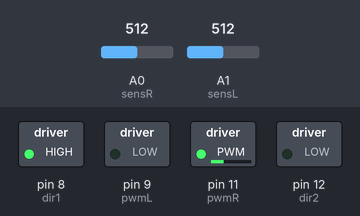
A sketch run on a simulated Arduino Uno, built with avr-gcc and run on an emulated ATmega328P. Shown: switched loads named in the sketch (green lamp = pin HIGH). Inputs (shaded band) come from the test bench; at power-on: A1 (sensL) = 512, A0 (sensR) = 512. What the sketch prints to the serial monitor is not drawn.

Above: at 1.7 s.
1.8 s: A1 (sensL) set to 110
3.3 s: A1 (sensL) set to 90
At 3.9 s:
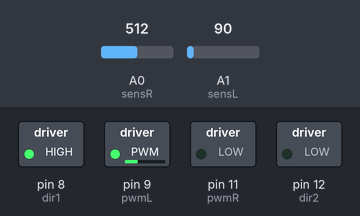
4.8 s: A0 (sensR) set to 105
6.3 s: A0 (sensR) set to 92
At 7.5 s:
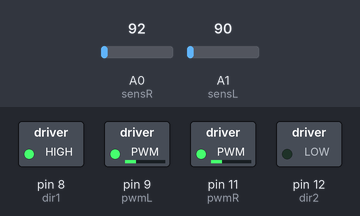
7.8 s: A0 (sensR) set to 110
At 8.5 s:
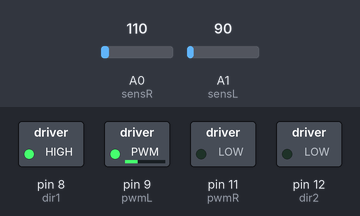
9.3 s: A0 (sensR) set to 90
At 9.9 s:
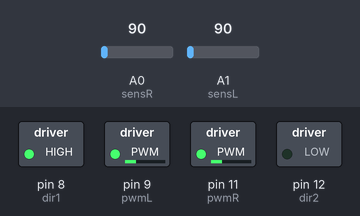
Timing chart, 0 to 11.8 s (numbered marks = the images above; inputs shaded):
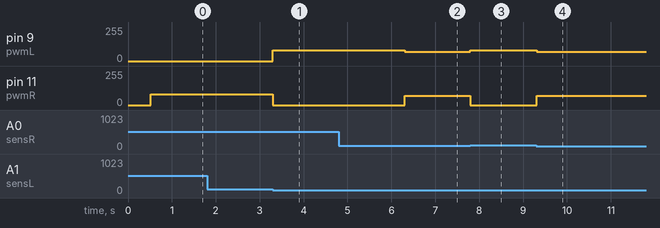

Measured:
- the behaviour switches between 101 and 100 on A1 (sensL) (found by bisection; images 0 and 1)
- the behaviour switches between 101 and 100 on A0 (sensR) (found by bisection; images 1 and 2)
- after the input at 1.8 s, every drawn part: stays the same
- after the input at 3.3 s, pin 9 (pwmL): 0/255 → 80/255 at once; pin 11 (pwmR): 80/255 → 0/255 at once
- after the input at 4.8 s, every drawn part: stays the same
- after the input at 6.3 s, pin 9 (pwmL): 80/255 → 70/255 at once; pin 11 (pwmR): 0/255 → 70/255 at once
- after the input at 7.8 s, pin 9 (pwmL): 70/255 → 80/255 at once; pin 11 (pwmR): 70/255 → 0/255 at once
- after the input at 9.3 s, pin 9 (pwmL): 80/255 → 70/255 at once; pin 11 (pwmR): 0/255 → 70/255 at once

The sketch:

ok.ino
```cpp
//----------------------Constants-------//
#define Kp 1.0         // PID
#define Ki 0
#define Kd 0

#define sensL A1        // Sensor Input
#define sensR A0
#define sensAvg 100
#define noise 50

#define dir1 8          // Motor Output
#define dir2 12
#define pwmL 9
#define pwmR 11

#define baseL 100       // Motor Speed
#define baseR 80
#define maxSL 190
#define maxSR 200
#define minS 0

//----------------------------------------Variables------------//
int targetL, targetR, sumL, sumR = 0;     // Input Threshold
int diffL, diffR, error, lastError = 0;   // Error Calculation
int offsetSpeed, speedL, speedR = 0;      // Motor Speed

void setup() {
  Serial.begin(9600);

  // Initialise I/O
  pinMode(dir1, OUTPUT);
  pinMode(dir2, OUTPUT);
  pinMode(pwmL, OUTPUT);
  pinMode(pwmR, OUTPUT);
  pinMode(sensL, INPUT_PULLUP);
  pinMode(sensR, INPUT_PULLUP);

  // Set forward motor direction
  digitalWrite(dir1, HIGH);
  digitalWrite(dir2, LOW);

  // Get input range
  for(int i=0; i<sensAvg; i++) {
    sumL += analogRead(sensL);
    sumR += analogRead(sensR);
    delay(5);
  }

  // Get input average
  targetL = sumL/sensAvg;
  targetR = sumR/sensAvg;

  Serial.println(targetL, targetR);
}

void loop() {
  // Get input
  diffL = analogRead(sensL);
  diffR = analogRead(sensR);
  int left = false, right = false;

  // Get error
  /*if(diffL < 100 && diffR < 100){
    right_motors(80);
    left_motors(90);
    right = false;
    left = false;
  }*/
  if(diffL > 100){
    right_motors(80);
    left_motors(0);
    right = true;
    left=false;
  }else if(diffR > 100){
    left_motors(80);
    right_motors(0);
    right = false;
    left = true;
  }else{
    if(right){
      right_motors(85);
      left_motors(0);
      right = false;
    }else if(left){
      right_motors(0);
      left_motors(85);
      left = false;
    }else{
      left_motors(70);
      right_motors(70);
    }
  }

  delay(10);
}
void left_motors(int power){
   digitalWrite(dir1, HIGH);
   digitalWrite(dir2, LOW);
   analogWrite(pwmL, power);
}

void right_motors(int power){
   digitalWrite(dir1, HIGH);
   digitalWrite(dir2, LOW);
   analogWrite(pwmR, power);
}
```
